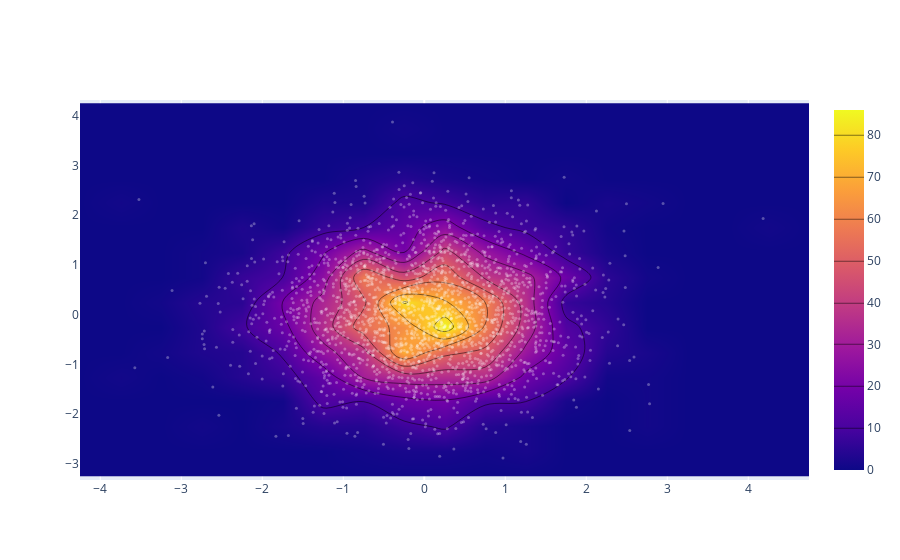

Notebook code cell kept with this figure:
### Code cell
import plotly.graph_objs as go
import numpy as np

x=np.random.randn(2000)
y=np.random.randn(2000)
iplot([go.Histogram2dContour(x=x,y=y, contours=dict(coloring='heatmap')),
       go.Scatter(x=x, y=y, mode='markers', marker=dict(color='white',size=3, opacity=0.3))],show_link=False)

### Figure 1 — Plotly figure (JSON) as saved in the notebook; plotly's stock layout.template omitted (floating-point values rounded to 4 significant figures; data arrays with more than 128 entries replaced by an {"elided": "..."} marker saying what was removed)
{"data": [{"contours": {"coloring": "heatmap"}, "type": "histogram2dcontour", "x": {"elided": "2000 float values"}, "y": {"elided": "2000 float values"}}, {"marker": {"color": "white", "opacity": 0.3, "size": 3}, "mode": "markers", "type": "scatter", "x": {"elided": "2000 float values"}, "y": {"elided": "2000 float values"}}], "layout": {}}
